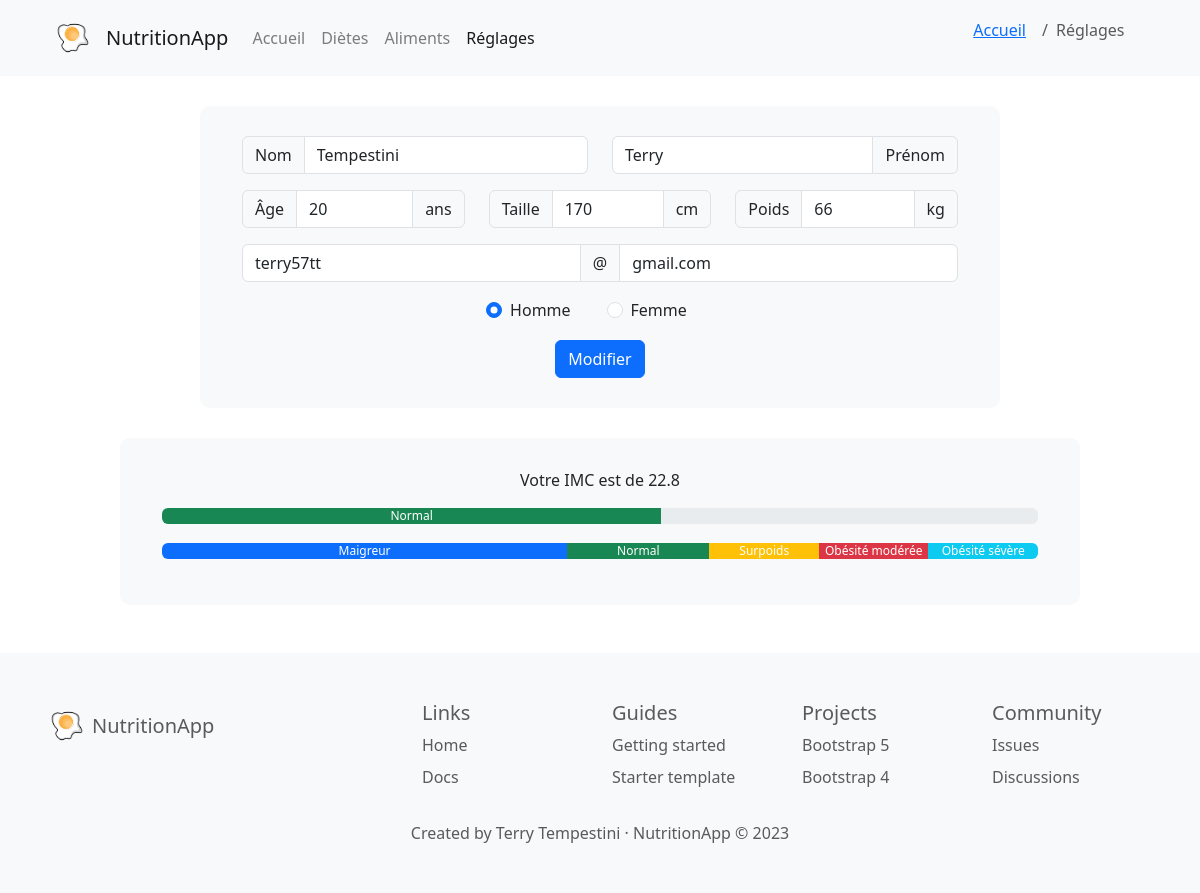
The page /reglages on the database its author committed.
### models/Utilisateur.py (models this page shows, shortened)
class Utilisateur(db.Model):
    id = db.Column(db.Integer, primary_key=True)
    nom = db.Column(db.String(255), nullable=True)
    prenom = db.Column(db.String(255), nullable=True)
    mail = db.Column(db.String(255), nullable=True)
    mdp = db.Column(db.String(255), nullable=True)
    age = db.Column(db.Integer, nullable=True)
    taille = db.Column(db.Integer, nullable=True)
    poids = db.Column(db.Integer, nullable=True)
    sexe = db.Column(db.String(255), nullable=True)
    diete = db.Column(db.Integer, db.ForeignKey('diete.id'))
    diete_obj = db.relationship('Diete', backref=db.backref('utilisateurs'), foreign_keys=[diete])
    @staticmethod
    def get_by_id(id):
        return Utilisateur.query.get(id)
    def mail_partie1(self):
        return self.mail.split('@')[0]
    def mail_partie2(self):
        return self.mail.split('@')[1]

### controllers/reglages.py (the view)
@app.route('/reglages')
def reglages():
    utilisateur_courrant = Utilisateur.get_by_id(1)
    return render_template('reglages/reglages.html', utilisateur=utilisateur_courrant)

### templates/reglages/reglages.html (shortened to what this page needs)
{% extends 'base.html' %}
{% block content %}
{% set page = 'reglages' %}
{% set place = ["accueil","reglages"] %}
{% with breadcrumb=place %}
    {% include "navbar.html" %}
{% endwith %}
<link rel="stylesheet" href="{{ url_for('static', filename='css/pages.css') }}">
<div class="edit_window bg-light">
    <form method="POST" action="{{ url_for('controllers.modifier_utilisateur', id=utilisateur.id) }}" id="modifierForm"  enctype="multipart/form-data">
        <div class="container">
            <div class="row">
                <div class="col-md-6 mb-3">
                    <div class="input-group">
                        <span class="input-group-text" id="titre">Nom</span>
                        <input type="text" id="nom" name="nom" class="form-control" placeholder="Nom" value="{{ utilisateur.nom }}" required>
                    </div>
                </div>
                <div class="col-md-6 mb-3">
                    <div class="input-group">
                    <input type="text" id="prenom" name="prenom" class="form-control" placeholder="Prénom" value="{{ utilisateur.prenom }}" required>
                    <span class="input-group-text" id="titre">Prénom</span>
                    </div>
                </div>
            </div>
            <div class="row">
                <div class="col-md-4">
                    <div class="input-group mb-3">
                        <span class="input-group-text" id="age">Âge</span>
                        <input type="number" id="age" name="age" class="form-control" placeholder="Âge" value="{{ utilisateur.age }}" required>
                        <span class="input-group-text" id="age">ans</span>
                    </div>
                </div>
                <div class="col-md-4">
                    <div class="input-group mb-3">
                        <span class="input-group-text" id="taille">Taille</span>
                        <input type="number" id="taille" name="taille" class="form-control" placeholder="Taille" value="{{ utilisateur.taille }}" required>
                        <span class="input-group-text" id="taille">cm</span>
                    </div>
                </div>
                <div class="col-md-4 mb-3">
                    <div class="input-group">
                        <span class="input-group-text" id="poids">Poids</span>
                        <input type="number" id="poids" name="poids" class="form-control" placeholder="Poids" value="{{ utilisateur.poids }}" required>
                        <span class="input-group-text" id="poids">kg</span>
                    </div>
                </div>
            </div>
            <div class="row">
                <div class="col-md-12">
                    <div class="input-group mb-3">
                        <input type="text" id="mail" name="mail" class="form-control" placeholder="Mail" value="{{ utilisateur.mail_partie1() }}" required>
                        <span class="input-group-text" id="inputGroupPrepend">@</span>
                        <input type="text" id="boite_mail" name="boite_mail" class="form-control" placeholder="Boite mail" value="{{ utilisateur.mail_partie2() }}" required>
                    </div>
                </div>
            </div>
            <div class="row">
                <div class="form-row text-center">
                    <div class="input-group mb-3 d-flex justify-content-center">
                        <div class="form-check col-md-2">
                            {% if utilisateur.sexe == "homme" %}
                            <input class="form-check-input" value="homme" type="radio" name="sexe" id="flexRadioDefault1" checked required>
                            {% else %}
                            <input class="form-check-input" value="homme" type="radio" name="sexe" id="flexRadioDefault1" required>
                            {% endif %}
                            <label class="form-check-label" for="flexRadioDefault1">
                                Homme
                            </label>
                        </div>
                        <div class="form-check col-md-2">
                            {% if utilisateur.sexe == "femme" %}
                            <input class="form-check-input" value="femme" type="radio" name="sexe" id="flexRadioDefault2" checked required>
                            {% else %}
                            <input class="form-check-input" value="femme" type="radio" name="sexe" id="flexRadioDefault2" required>
                            {% endif %}
                            <label class="form-check-label" for="flexRadioDefault2">
                                Femme
                            </label>
                        </div>
                    </div>
                </div>
            </div>
            <div class="row text-center">
                <div class="col-md-12">
                    <input type="button" class="btn btn-primary" data-bs-toggle="modal" data-bs-target="#modalConfirmation" value="Modifier">
                </div>
            </div>
        </div>
    </form>
</div>
<div class="imc_window bg-light">
    <div class="container">
        <div class="row">
            <div class="col-md-12 mb-3">
                {% set min = 0 %}
                {% set max = 40 %}
                {% set imc = (utilisateur.poids / ((utilisateur.taille/100) * (utilisateur.taille/100)))|round(1) %}
                {% set imc_progress = (imc / max) * 100 %}
                <p class="text-center">Votre IMC est de {{ imc }}</p>
                    {% if imc < 18.5 %}
                    <div class="progress">
                        <div class="progress-bar" role="progressbar" style="width: {{imc_progress}}%" aria-valuenow="{{ imc }}" aria-valuemin="{{ min }}" aria-valuemax="{{ max }}">Maigreur</div>
                    </div>
                    {% elif imc < 25 %}
                    <div class="progress">
                        <div class="progress-bar bg-success" role="progressbar" style="width: {{imc_progress}}%" aria-valuenow="{{imc}}" aria-valuemin="{{ min }}" aria-valuemax="{{ max }}">Normal</div>
                    </div>
                    {% elif imc < 30 %}
                    <div class="progress">
                        <div class="progress-bar bg-warning" role="progressbar" style="width: {{imc_progress}}%" aria-valuenow="{{imc}}" aria-valuemin="{{ min }}" aria-valuemax="{{ max }}">Surpoids</div>
                    </div>
                    {% elif imc < 35 %}
                    <div class="progress">
                        <div class="progress-bar bg-danger" role="progressbar" style="width: {{imc_progress}}%" aria-valuenow="{{imc}}" aria-valuemin="{{ min }}" aria-valuemax="{{ max }}">Obésité modérée</div>
                    </div>
                    {% elif imc > 40 %}
                    <div class="progress">
                        <div class="progress-bar bg-danger" role="progressbar" style="width: 100%" aria-valuenow="40" aria-valuemin="{{ min }}" aria-valuemax="{{ max }}">Obésité sévère</div>
                    </div>
                    {% else %}
                    <div class="progress">
                        <div class="progress-bar bg-danger" role="progressbar" style="width: {{imc_progress}}%" aria-valuenow="{{imc}}" aria-valuemin="{{ min }}" aria-valuemax="{{ max }}">Obésité sévère</div>
                    </div>
                    {% endif %}
                    <div class="progress" style="margin-top: 0.5cm;">
                        <div class="progress-bar" role="progressbar" style="width: {{ (18.5/max)*100 }}%" aria-valuenow="18.5" aria-valuemin="{{ min }}" aria-valuemax="{{ max }}">Maigreur</div>
                        <div class="progress-bar bg-success" role="progressbar" style="width: {{ (6.5 / max)*100 }}%" aria-valuenow="25" aria-valuemin="{{ min }}" aria-valuemax="{{ max }}">Normal</div>
                        <div class="progress-bar bg-warning" role="progressbar" style="width: {{ (5 / max)*100 }}%" aria-valuenow="30" aria-valuemin="{{ min }}" aria-valuemax="{{ max }}">Surpoids</div>
                        <div class="progress-bar bg-danger" role="progressbar" style="width: {{ (5 / max)*100 }}%" aria-valuenow="35" aria-valuemin="{{ min }}" aria-valuemax="{{ max }}">Obésité modérée</div>
                        <div class="progress-bar bg-info" role="progressbar" style="width: {{ (5 / max)*100 }}%" aria-valuenow="40" aria-valuemin="{{ min }}" aria-valuemax="{{ max }}">Obésité sévère</div>
                    </div>
            </div>
        </div>
    </div>
</div>
{% endblock %}

### static/css/base.css (style rules this page uses)
html { font-family: 'Roboto', sans-serif; font-size: 16px; line-height: 1.5; color: #333; background-color: #fff; }

### static/css/pages.css (style rules this page uses)
.edit_window { width: 80%; margin: 30px auto; padding: 30px; max-width: 800px; border-radius: 10px; }
.imc_window { width: 80%; margin: 30px auto; padding: 30px; max-width: 1200px; border-radius: 10px; }

### rows shown on the page
Utilisateur: nom "Tempestini", prenom "Terry", age "20", taille "170", poids "66", mail "terry57tt", boite_mail "gmail.com"

### other values the page prints
{{ pretty_name[item] }} "Accueil"
{{ pretty_name[item] }} "Réglages"
{{ imc }} "22.8"
